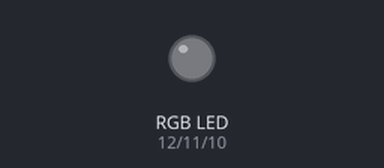
Bench run of a sketch on a simulated Arduino Uno, built with avr-gcc and run on an emulated ATmega328P. Parts: an RGB LED mixed from three pins (HIGH = lit).

Above: at 0.0 s.
At 1.1 s:
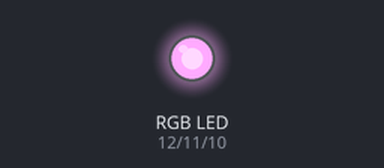
Timing chart, 0 to 2.6 s (numbered marks = the images above):
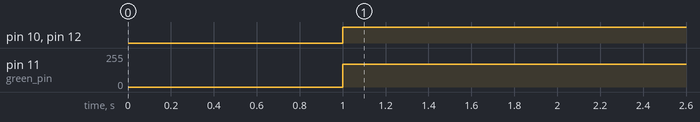

The sketch:

setup.ino
```cpp
int red_pin = 12;
int green_pin = 11;
int blue_pin = 10;

void setup() {
  Serial.begin(9600);
}

void set_rgb(int red_val,int green_val,int blue_val) {
  analogWrite(red_pin,red_val);
  analogWrite(green_pin,green_val);
  analogWrite(blue_pin,blue_val);
}

void loop() {
  char serialdata[80];
  int lf = 10;
  Serial.readBytesUntil(lf, serialdata, 80);
  set_rgb(serialdata,serialdata,serialdata);
}
```

Measured:
- by itself, pin 10 (blue_pin), pin 12 (red_pin): LOW → HIGH at 1.0 s
- by itself, pin 11 (green_pin): 0/255 → 170/255 at 1.0 s
